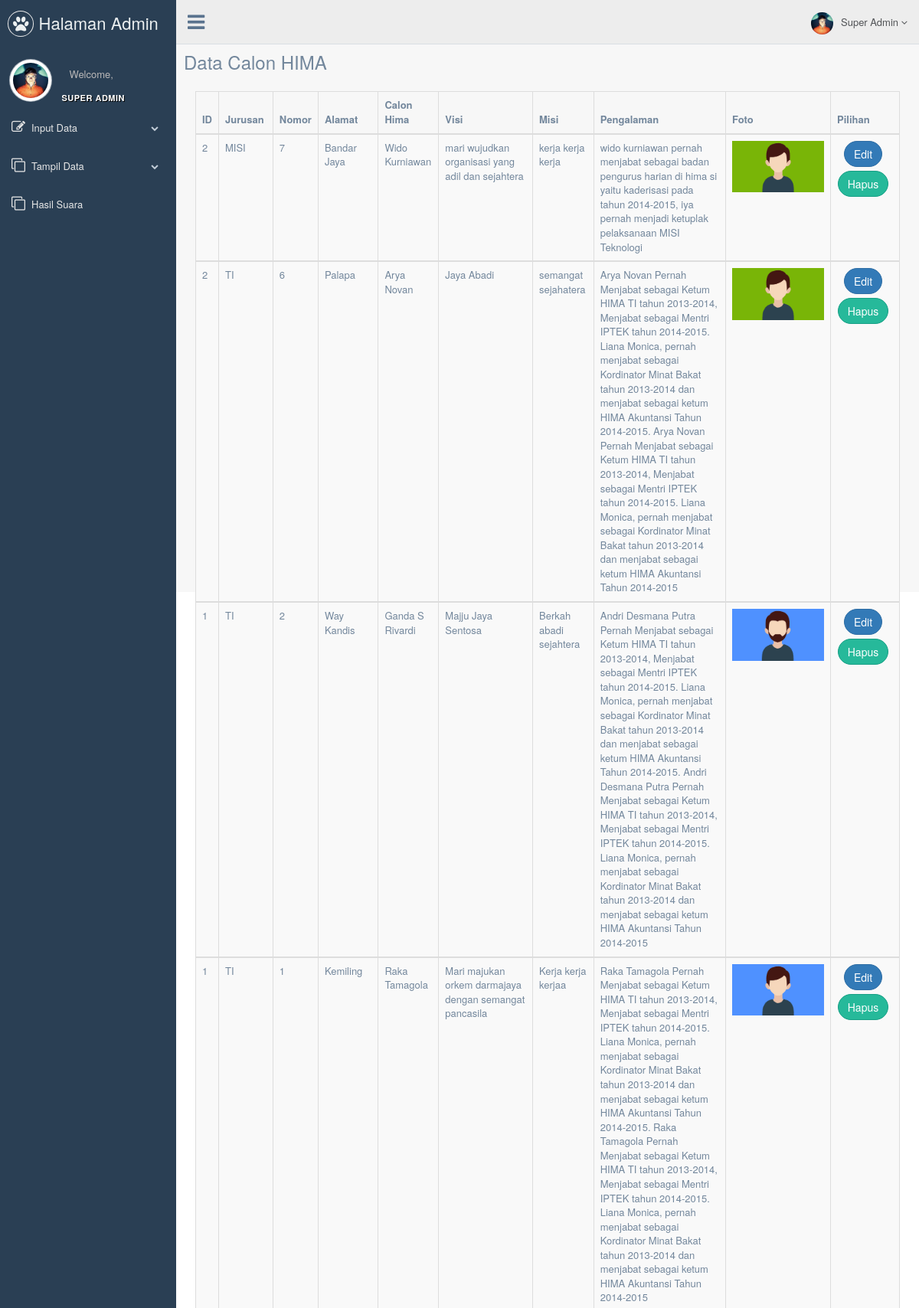
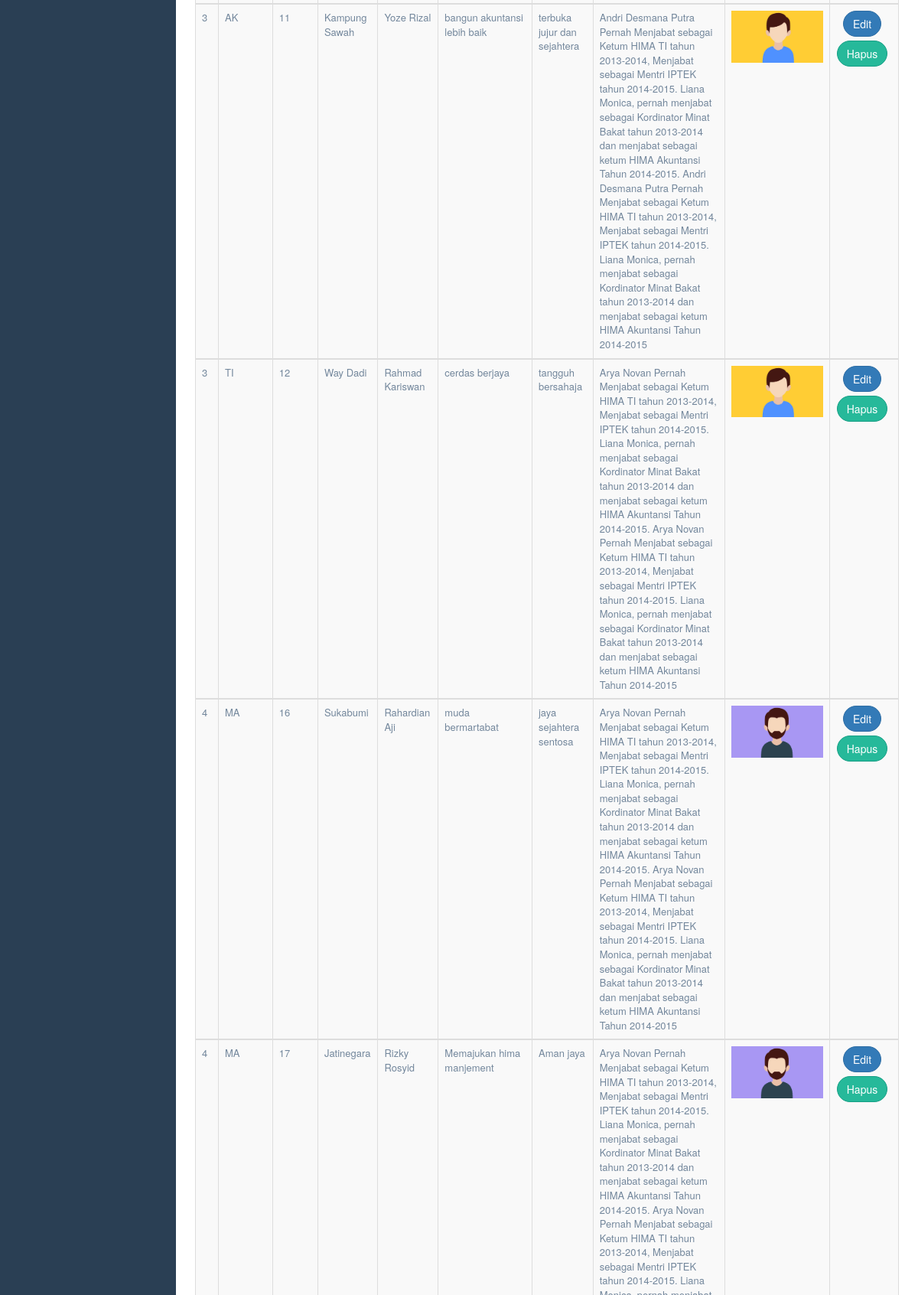
The page /superadmin/index.php?page=tampilhima (signed in, upper part) on the database its author committed (2 pictures, top to bottom).
### tables this page shows
CREATE TABLE `ca_hima` (
  `id` int(20) NOT NULL,
  `jurusan` enum('TI','MISI','AK','MA','STEKOM') NOT NULL,
  `no` int(20) NOT NULL,
  `Alamat` longtext NOT NULL,
  `calon_hima` text NOT NULL,
  `visi` text NOT NULL,
  `misi` text NOT NULL,
  `pengalaman` longtext NOT NULL,
  `foto` text NOT NULL
);

### superadmin/tampilhima.php (the view, shortened to what this page needs)
 <div class="title-left">
      <h3>Data Calon HIMA</h3>
  </div>
                  </div>
                  <div class="x_content">
                    <p class="text-muted font-13 m-b-30">
                    <table id="datatable-responsive" class="table table-striped table-bordered dt-responsive nowrap" cellspacing="0" width="100%">
                      <thead>
                        <tr>
                          <th>ID</th>
                          <th>Jurusan</th>
                          <th>Nomor</th>
                          <th>Alamat</th>
                          <th>Calon Hima</th>
                          <th>Visi</th>
                          <th>Misi</th>
                          <th>Pengalaman</th>
                          <th>Foto</th>
                          <th>Pilihan</th>
                        </tr>
                      </thead>
                      <?php
                        $data = mysql_query("select * from ca_hima where id") or die(mysql_error());
                        while ($cek = mysql_fetch_array($data)) {
                      ?>
                      <tbody>
                        <tr>
                          <td><?php echo $cek['id']; ?></td>
                          <td><?php echo $cek['jurusan']; ?></td>
                          <td><?php echo $cek['no']; ?></td>
                          <td><?php echo $cek['Alamat'];?></td>
                          <td><?php echo $cek['calon_hima']; ?> </td>
                          <td><?php echo $cek['visi']; ?></td>
                          <td><?php echo $cek['misi']; ?></td>
                          <td><?php echo $cek['pengalaman']; ?> </td>
                          <td align="center">
                            <img src="images/<?php echo $cek['foto']; ?>" width="120px">
                          </td>
                          <td align="center">
                              <a href="?page=edit_hima&no=<?php echo $cek['no']; ?>">
                                <button class="btn btn-round btn-primary">Edit</button>
                              </a>
                              <a onclick="return confirm('Yakin Ingin Menghapus ?')" href="?page=hapus_hima&no=<?php echo $cek['no']; ?>">
                                <button class="btn btn-round btn-success">Hapus</button>
                              </a>
                          </td>
                        </tr>
                      </tbody>
                      <?php
                        }
                        ?>
                      </table>
</div>

### rows shown on the page
ca_hima: id "2", jurusan "MISI", no "7", Alamat "Bandar Jaya", calon_hima "Wido Kurniawan", visi "mari wujudkan organisasi yang adil dan sejahtera", misi "kerja kerja kerja", pengalaman "wido kurniawan pernah menjabat sebagai badan pengurus harian di hima si yaitu kaderisasi pada tahun 2014-2015, iya pernah menjadi ketuplak pelaksanaan MISI Teknologi", foto (picture)
ca_hima: id "2", jurusan "TI", no "6", Alamat "Palapa", calon_hima "Arya Novan", visi "Jaya Abadi", misi "semangat sejahatera", pengalaman "Arya Novan Pernah Menjabat sebagai Ketum HIMA TI tahun 2013-2014, Menjabat sebagai Mentri IPTEK tahun 2014-2015. Liana Monica, pernah menjabat sebagai Kordinator Minat Bakat tahun 2013-2014 dan menjabat sebagai ketum HIMA Akuntansi Tahun 2014-2015. Arya Novan Pernah Menjabat sebagai Ketum HIMA TI tahun 2013-2014, Menjabat sebagai Mentri IPTEK tahun 2014-2015. Liana Monica, pernah menjabat sebagai Kordinator Minat Bakat tahun 2013-2014 dan menjabat sebagai ketum HIMA Akuntansi Tahun 2014-2015", foto (picture)
ca_hima: id "1", jurusan "TI", no "2", Alamat "Way Kandis", calon_hima "Ganda S Rivardi", visi "Majju Jaya Sentosa", misi "Berkah abadi sejahtera", pengalaman "Andri Desmana Putra Pernah Menjabat sebagai Ketum HIMA TI tahun 2013-2014, Menjabat sebagai Mentri IPTEK tahun 2014-2015. Liana Monica, pernah menjabat sebagai Kordinator Minat Bakat tahun 2013-2014 dan menjabat sebagai ketum HIMA Akuntansi Tahun 2014-2015. Andri Desmana Putra Pernah Menjabat sebagai Ketum HIMA TI tahun 2013-2014, Menjabat sebagai Mentri IPTEK tahun 2014-2015. Liana Monica, pernah menjabat sebagai Kordinator Minat Bakat tahun 2013-2014 dan menjabat sebagai ketum HIMA Akuntansi Tahun 2014-2015", foto (picture)
ca_hima: id "1", jurusan "TI", no "1", Alamat "Kemiling", calon_hima "Raka Tamagola", visi "Mari majukan orkem darmajaya dengan semangat pancasila", misi "Kerja kerja kerjaa", pengalaman "Raka Tamagola Pernah Menjabat sebagai Ketum HIMA TI tahun 2013-2014, Menjabat sebagai Mentri IPTEK tahun 2014-2015. Liana Monica, pernah menjabat sebagai Kordinator Minat Bakat tahun 2013-2014 dan menjabat sebagai ketum HIMA Akuntansi Tahun 2014-2015. Raka Tamagola Pernah Menjabat sebagai Ketum HIMA TI tahun 2013-2014, Menjabat sebagai Mentri IPTEK tahun 2014-2015. Liana Monica, pernah menjabat sebagai Kordinator Minat Bakat tahun 2013-2014 dan menjabat sebagai ketum HIMA Akuntansi Tahun 2014-2015", foto (picture)
ca_hima: id "3", jurusan "AK", no "11", Alamat "Kampung Sawah", calon_hima "Yoze Rizal", visi "bangun akuntansi lebih baik", misi "terbuka jujur dan sejahtera", pengalaman "Andri Desmana Putra Pernah Menjabat sebagai Ketum HIMA TI tahun 2013-2014, Menjabat sebagai Mentri IPTEK tahun 2014-2015. Liana Monica, pernah menjabat sebagai Kordinator Minat Bakat tahun 2013-2014 dan menjabat sebagai ketum HIMA Akuntansi Tahun 2014-2015. Andri Desmana Putra Pernah Menjabat sebagai Ketum HIMA TI tahun 2013-2014, Menjabat sebagai Mentri IPTEK tahun 2014-2015. Liana Monica, pernah menjabat sebagai Kordinator Minat Bakat tahun 2013-2014 dan menjabat sebagai ketum HIMA Akuntansi Tahun 2014-2015", foto (picture)
ca_hima: id "3", jurusan "TI", no "12", Alamat "Way Dadi", calon_hima "Rahmad Kariswan", visi "cerdas berjaya", misi "tangguh bersahaja", pengalaman "Arya Novan Pernah Menjabat sebagai Ketum HIMA TI tahun 2013-2014, Menjabat sebagai Mentri IPTEK tahun 2014-2015. Liana Monica, pernah menjabat sebagai Kordinator Minat Bakat tahun 2013-2014 dan menjabat sebagai ketum HIMA Akuntansi Tahun 2014-2015. Arya Novan Pernah Menjabat sebagai Ketum HIMA TI tahun 2013-2014, Menjabat sebagai Mentri IPTEK tahun 2014-2015. Liana Monica, pernah menjabat sebagai Kordinator Minat Bakat tahun 2013-2014 dan menjabat sebagai ketum HIMA Akuntansi Tahun 2014-2015", foto (picture)
ca_hima: id "4", jurusan "MA", no "16", Alamat "Sukabumi", calon_hima "Rahardian Aji", visi "muda bermartabat", misi "jaya sejahtera sentosa", pengalaman "Arya Novan Pernah Menjabat sebagai Ketum HIMA TI tahun 2013-2014, Menjabat sebagai Mentri IPTEK tahun 2014-2015. Liana Monica, pernah menjabat sebagai Kordinator Minat Bakat tahun 2013-2014 dan menjabat sebagai ketum HIMA Akuntansi Tahun 2014-2015. Arya Novan Pernah Menjabat sebagai Ketum HIMA TI tahun 2013-2014, Menjabat sebagai Mentri IPTEK tahun 2014-2015. Liana Monica, pernah menjabat sebagai Kordinator Minat Bakat tahun 2013-2014 dan menjabat sebagai ketum HIMA Akuntansi Tahun 2014-2015", foto (picture)
ca_hima: id "4", jurusan "MA", no "17", Alamat "Jatinegara", calon_hima "Rizky Rosyid", visi "Memajukan hima manjement", misi "Aman jaya", foto (picture)
